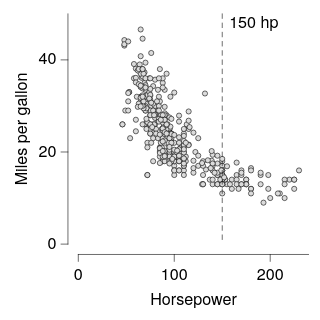

Source (Vega-Lite JSON):
### Vega-Lite specification from a JSON file in a GitHub repository (floating-point values rounded to 4 significant figures; data arrays with more than 128 entries replaced by an {"elided": "..."} marker saying what was removed)
{"background": null, "config": {"arc": {"fill": "#DBDBDB", "fillOpacity": 1.0, "innerRadius": 25.0, "padAngle": 0.03, "stroke": "black", "strokeOpacity": 1, "strokeWidth": 0.25}, "area": {"fill": "#DBDBDB", "fillOpacity": 1.0, "stroke": "black", "strokeOpacity": 1, "strokeWidth": 0.25}, "axis": {"domain": true, "domainCap": "round", "domainColor": "black", "domainWidth": 0.25, "grid": false, "gridCap": "round", "gridColor": "#F1F1F1", "gridDash": [0, 0], "gridOpacity": 1.0, "gridWidth": 0.25, "labelColor": "black", "labelFont": "HelveticaNeue", "labelFontSize": 7, "labelFontStyle": "normal", "labelFontWeight": 400, "offset": 4.5, "ticks": true, "tickCap": "round", "tickColor": "black", "tickRound": false, "tickSize": 3, "tickWidth": 0.25, "titleColor": "black", "titleFont": "HelveticaNeue", "titleFontSize": 7, "titleFontStyle": "normal", "titleFontWeight": 400}, "axisX": {"domain": true, "labelAlign": "center", "labelAngle": 0, "labels": true, "ticks": true, "translate": 0}, "axisY": {"domain": true, "labelAlign": "right", "labelAngle": 0, "labels": true, "ticks": true, "translate": 0}, "axisRight": {"domain": true, "labelAlign": "left", "labelAngle": 0, "labels": true, "ticks": true, "translate": 0}, "axisTop": {"domain": true, "labelAlign": "center", "labelAngle": 0, "labels": true, "ticks": true, "translate": 0}, "axisBand": {"tickOffset": 0}, "bar": {"fill": "#DBDBDB", "fillOpacity": 1.0, "stroke": "black", "strokeOpacity": 1, "strokeWidth": 0.25}, "boxplot": {"size": 9.0, "ticks": {"cornerRadius": 0.25, "fill": "black", "size": 4.5, "thickness": 0.25}, "box": {"fillOpacity": 1.0, "stroke": "black", "strokeOpacity": 1, "strokeWidth": 0.25}, "median": {"fill": "black", "fillOpacity": 1.0, "size": 9.0, "thickness": 0.25}, "rule": {"fill": "black", "fillOpacity": 1.0, "size": 10.0, "stroke": "black", "strokeDash": [0, 0], "strokeOpacity": 1, "strokeWidth": 0.25}, "outliers": {"color": "black", "fill": "black", "fillOpacity": 1.0, "size": 0, "stroke": "black", "strokeOpacity": 1, "strokeWidth": 0.25}}, "circle": {"fill": "black", "fillOpacity": 1.0, "size": 0.5, "stroke": null, "strokeOpacity": 1, "strokeWidth": 0.25}, "errorband": {"band": {"fillOpacity": 0.6, "stroke": null, "strokeWidth": 0.25, "strokeOpacity": 1}, "borders": {"opacity": 0, "strokeOpacity": 0.25, "strokeWidth": 1}}, "errorbar": {"opacity": 1, "rule": {"strokeDash": [0, 0], "strokeWidth": 0.5}, "ticks": {"color": "black", "cornerRadius": 0.25, "opacity": 1, "size": 6.0, "thickness": 0.5}, "thickness": 0.5}, "font": "HelveticaNeue", "geoshape": {"fill": "#DBDBDB", "fillOpacity": 1.0, "stroke": "black", "strokeOpacity": 1, "strokeWidth": 0.25}, "header": {"labelColor": "black", "labelFont": "HelveticaNeue", "labelFontSize": 7, "labelFontStyle": "normal", "labelFontWeight": 400, "titleColor": "black", "titleFont": "HelveticaNeue", "titleFontSize": 7, "titleFontStyle": "normal", "titleFontWeight": 400, "titlePadding": 0}, "legend": {"disable": false, "offset": 4.5, "gradientLength": 50.0, "gradientThickness": 5.0, "gradientOpacity": 1.0, "gradientStrokeColor": "black", "gradientStrokeWidth": 0.25, "labelColor": "black", "labelFont": "HelveticaNeue", "labelFontSize": 7, "labelFontStyle": "normal", "labelFontWeight": 400, "strokeColor": "black", "strokeWidth": 0, "symbolSize": 42, "symbolStrokeColor": "black", "symbolStrokeWidth": 0.25, "titleColor": "black", "titleFont": "HelveticaNeue", "titleFontSize": 7, "titleFontStyle": "normal", "titleFontWeight": 400}, "line": {"color": "black", "stroke": "black", "strokeCap": "round", "strokeDash": [0, 0], "strokeOpacity": 1, "strokeWidth": 0.375}, "point": {"filled": true, "fill": "#DBDBDB", "fillOpacity": 1.0, "size": 5.0, "stroke": "black", "strokeOpacity": 1, "strokeWidth": 0.25}, "range": {"category": ["#C6D9F1", "#F1C9CB", "#FEF0B9", "#CEE37A", "#7AA8E0", "#E589A3", "#FDDD5D", "#68B961", "#4177B1", "#C35082", "#E5C227", "#438156"], "diverging": {"scheme": ["#C35082", "#CE6D94", "#D989A7", "#E2A4BA", "#EABFCE", "#F1DBE2", "#F6F6F6", "#D7E0EB", "#B9CBE0", "#9BB6D5", "#7DA1C9", "#5F8CBD", "#4177B1"]}, "heatmap": {"scheme": ["#DFE9F7", "#C6D9F1", "#ADC8EC", "#94B8E6", "#7AA8E0", "#6097DA", "#4D87CA", "#4177B1", "#386898", "#2F597F", "#264A69", "#1D3A58"]}, "ordinal": {"scheme": ["#F1F1F1", "#DBDBDB", "#C6C6C6", "#B2B2B2", "#9D9D9D", "#898989", "#767676", "#636363", "#515151", "#404040", "#2F2F2F", "#1F1F1F"]}, "ramp": {"scheme": ["#DFE9F7", "#C6D9F1", "#ADC8EC", "#94B8E6", "#7AA8E0", "#6097DA", "#4D87CA", "#4177B1", "#386898", "#2F597F", "#264A69", "#1D3A58"]}}, "rule": {"color": "black", "stroke": "black", "strokeCap": "round", "strokeDash": [2, 2], "strokeOpacity": 1, "strokeWidth": 0.25}, "scale": {"bandPaddingInner": 0.1, "bandPaddingOuter": 0.1, "round": false}, "rect": {"fill": "#DBDBDB", "fillOpacity": 1.0, "stroke": "black", "strokeOpacity": 1, "strokeWidth": 0.25}, "square": {"fill": "#DBDBDB", "fillOpacity": 1.0, "size": 10.0, "stroke": "black", "strokeOpacity": 1, "strokeWidth": 0.25}, "text": {"color": "black", "font": "HelveticaNeue", "fontSize": 7, "fontStyle": "normal", "fontWeight": 400}, "title": {"anchor": "middle", "frame": "group", "color": "black", "font": "HelveticaNeue", "fontSize": 7, "fontStyle": "normal", "fontWeight": 400, "subtitleColor": "black", "subtitleFont": "HelveticaNeue", "subtitleFontSize": "HelveticaNeue", "subtitleFontStyle": "normal", "subtitleFontWeight": 400}, "view": {"continuousWidth": 100, "continuousHeight": 100, "discreteWidth": 100, "discreteHeight": 100, "fill": null, "stroke": null, "strokeWidth": 0.25}}, "layer": [{"data": {"name": "data-7285c4e2e195e5a75737a34913199f5f"}, "mark": {"type": "point"}, "encoding": {"x": {"field": "Horsepower", "type": "quantitative"}, "y": {"field": "Miles_per_Gallon", "title": "Miles per gallon", "type": "quantitative"}}}, {"layer": [{"data": {"values": [{"__dysonsphere__": 1}]}, "mark": {"type": "rule", "opacity": 1.0, "strokeDash": [2, 2]}, "encoding": {"x": {"datum": 150.0}}}, {"data": {"values": [{"__dysonsphere__": 1}]}, "mark": {"type": "text", "align": "left", "baseline": "top", "dx": 3, "dy": 0, "fontSize": 7}, "encoding": {"text": {"value": "150 hp"}, "x": {"datum": 150.0}, "y": {"value": 0}}}]}], "$schema": "https://vega.github.io/schema/vega-lite/v6.4.1.json", "datasets": {"data-7285c4e2e195e5a75737a34913199f5f": {"elided": "392 records"}}}
